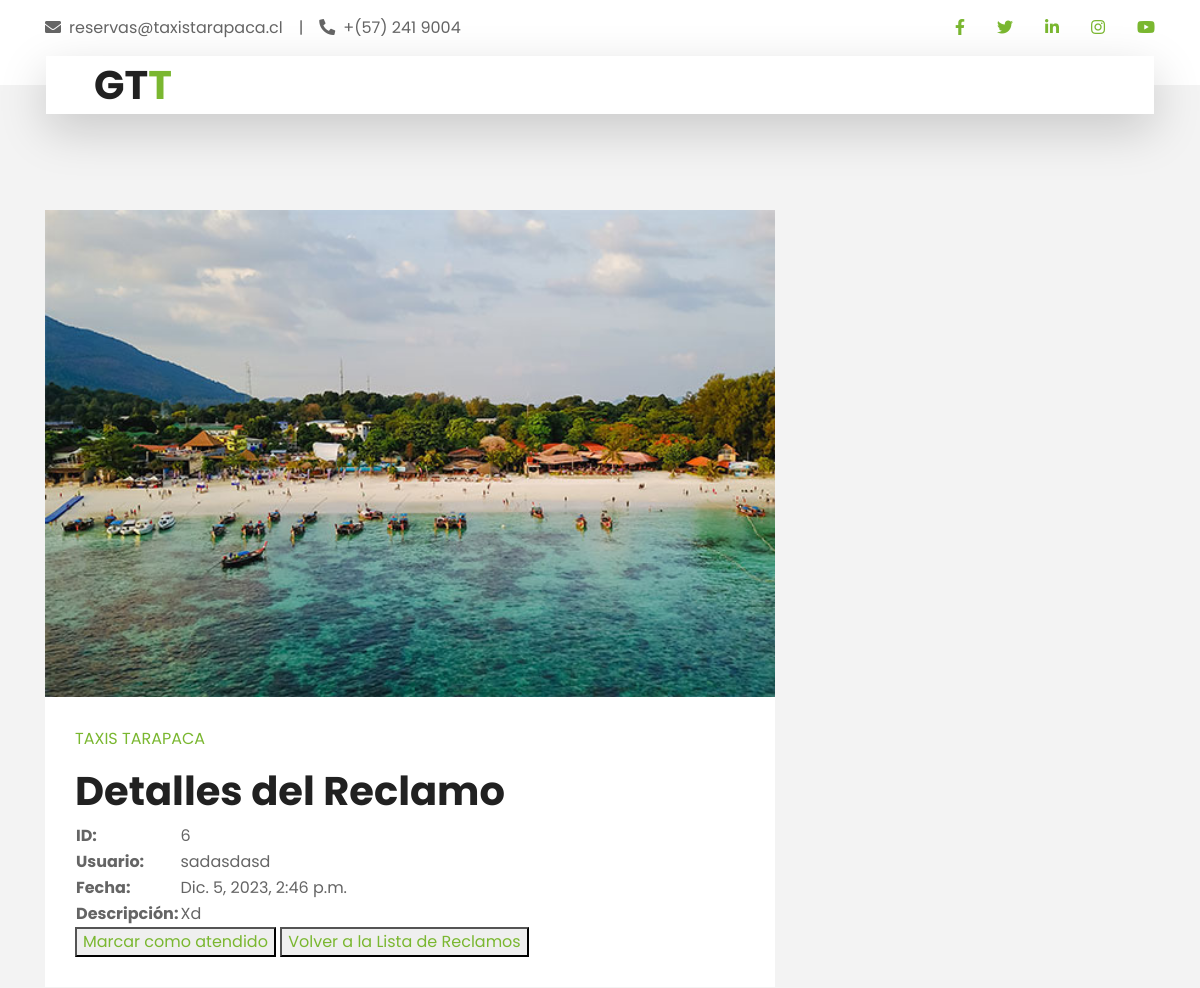
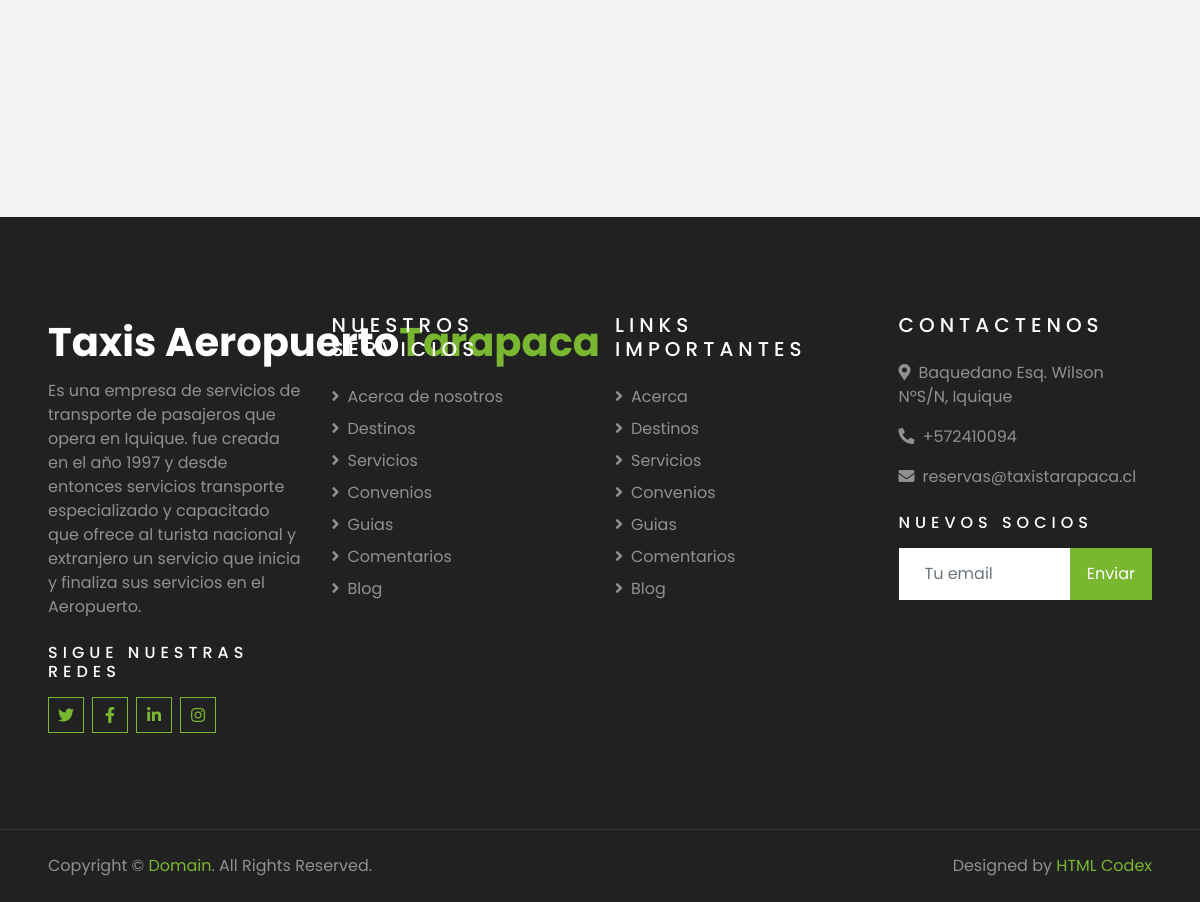
Page /es/scr_vdcm/6/ (signed in) on the committed database (2 pictures, top to bottom).
### Gestion_viajes/models.py (models this page shows)
class Reclamo(models.Model):
    id = models.AutoField(primary_key=True,unique=True)
    tipo_reclamo = models.ForeignKey(TiposReclamo,on_delete=models.SET_NULL,null=True,blank=True,default=None)
    autor = models.ForeignKey(Usuario,on_delete=models.SET_NULL,null=True,blank=True,default=None)
    reclamacion = models.TextField(null=True,blank=True)
    estado = models.IntegerField(null=True,blank=True)
    anulado = models.IntegerField(null=True,blank=True)
    tipo_contacto = models.ForeignKey(MediosContacto,on_delete=models.SET_NULL,null=True,blank=True,default=None)
    prefijo = models.ForeignKey(PrefijosPais,on_delete=models.SET_NULL,null=True,blank=True,default=None)
    contacto = models.CharField(max_length=254,null=True,blank=True)
    viaje = models.ForeignKey(Viaje,on_delete=models.SET_NULL,null=True,blank=True,default=None)
    reserva = models.ForeignKey(Reserva,on_delete=models.SET_NULL,null=True,blank=True,default=None)
    motivo_anulacion = models.TextField(null=True,blank=True)
    deleted_at = models.DateTimeField(null=True,blank=True)
    created_at = models.DateTimeField(null=True,blank=True)

class Usuario(models.Model):
    id = models.AutoField(primary_key=True,unique=True)
    nombre = models.CharField(max_length=54,null=True,blank=True)
    run = models.IntegerField(null=True,blank=True,unique=True)
    dv = models.CharField(max_length=1,null=True,blank=True)
    apellido_p = models.CharField(max_length=54,null=True,blank=True)
    apellido_m = models.CharField(max_length=54,null=True,blank=True)
    genero = models.CharField(max_length=254,null=True,blank=True)
    nombre_usu = models.CharField(max_length=54,null=True,blank=True,unique=True)
    fecha_nacimiento = models.DateField(null=True,blank=True)
    edad = models.IntegerField(null=True,blank=True)
    tipo = models.IntegerField(null=True,blank=True)
    email = models.EmailField(max_length=254,null=True,blank=True,unique=True)
    prefijo = models.ForeignKey(PrefijosPais,on_delete=models.SET_NULL,null=True,blank=True)
    telefono = models.IntegerField(null=True,blank=True)
    password = models.TextField(null=True,blank=True)
    tipo_calle = models.ForeignKey(TiposCalle,on_delete=models.SET_NULL,blank=True,null=True,default=None)
    direccion = models.CharField(max_length=254,null=True,blank=True)
    deleted_at = models.DateTimeField(null=True,blank=True)
    created_at = models.DateTimeField(null=True,blank=True)

### Gestion_viajes/views.py (the view)
# urls.py: path("scr_vdcm/<int:id_reclamo>/",views.scr_ver_detalle_reclamo,name='scr_ver_detalle_reclamo'),
def scr_ver_detalle_reclamo(request,id_reclamo):
    usuario = request.session.get('user',None)
    if usuario is not None:
        reclamo = Reclamo.objects.get(id=id_reclamo)
        context = {'reclamo':reclamo}
        return render(request,'Gestion_viajes/scr_ver_detalles_reclamo.html',context)

### Taxis_tarapaca/templates/Gestion_viajes/scr_ver_detalles_reclamo.html (shortened to what this page needs)
{% extends "secretarias_page.html" %}
{% block content %}
    <h1>Detalles del Reclamo</h1>
    <table>
        <tr>
            <th>ID:</th>
            <td>{{ reclamo.id }}</td>
        </tr>
        <tr>
            <th>Usuario:</th>
            <td>{{ reclamo.autor.nombre }}</td>
        </tr>
        <tr>
            <th>Fecha:</th>
            <td>{{ reclamo.created_at }}</td>
        </tr>
        <tr>
            <th>Descripción:</th>
            <td>{{ reclamo.reclamacion }}</td>
        </tr>
    </table>
    <button><a href="{% url 'scr_atender_reclamo' id_reclamo=reclamo.id %}">Marcar como atendido</a></button>
    <button><a href="{% url 'scr_ver_reclamos_no_atendidos' %}">Volver a la Lista de Reclamos</a></button>
{% endblock content %}

### rows in the picture
Reclamo: id "6", autor.nombre "sadasdasd", created_at "Dic. 5, 2023, 2:46 p.m.", reclamacion "Xd"
